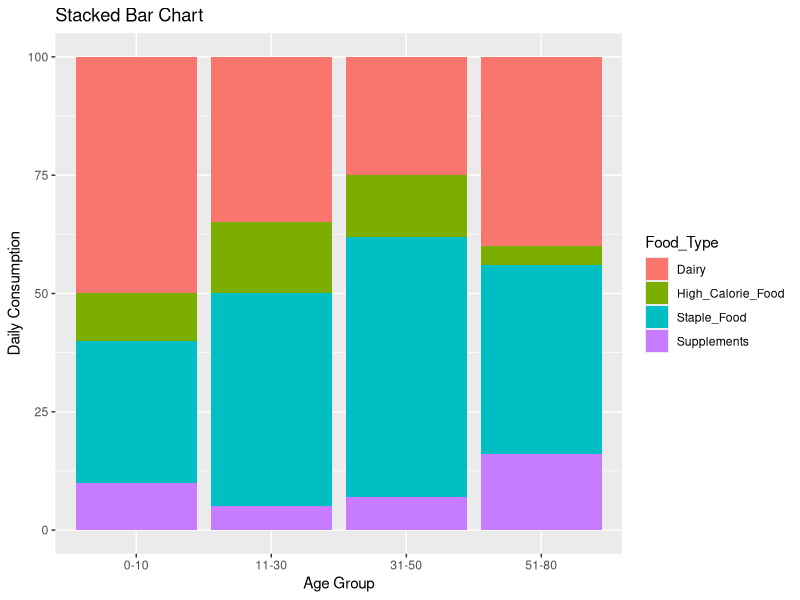

R code for this plot:
# Install and load the ggplot2 library if not already installed
# install.packages("ggplot2")
library(ggplot2)

# Create a data frame with the provided data
data <- data.frame(
  Age = c("0-10", "11-30", "31-50", "51-80"),
  Dairy = c(50, 35, 25, 40),
  Staple_Food = c(30, 45, 55, 40),
  High_Calorie_Food = c(10, 15, 13, 4),
  Supplements = c(10, 5, 7, 16)
)

# Reshape the data for plotting
data_long <- tidyr::gather(data, key = "Food_Type", value = "Daily_Consumption", -Age)

# Stacked Bar Chart
print(ggplot(data_long, aes(x = Age, y = Daily_Consumption, fill = Food_Type)) +
        geom_bar(stat = "identity", position = "stack") +
        labs(title = "Stacked Bar Chart", x = "Age Group", y = "Daily Consumption"))
